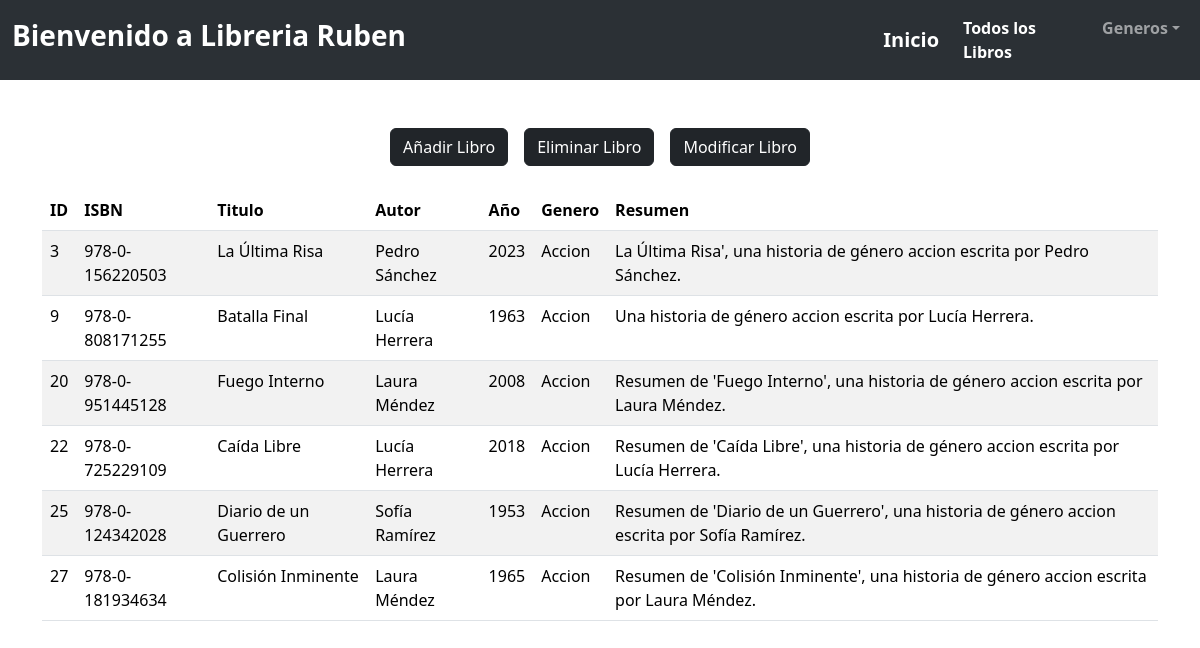
The page /genero_accion.php on the database its author committed.
### tables this page shows
CREATE TABLE libros (
	id INT AUTO_INCREMENT PRIMARY KEY,
    isbn VARCHAR(20) UNIQUE NOT NULL,
    titulo VARCHAR(255),
    autor VARCHAR(255),
    anio YEAR,
    genero VARCHAR(100),
    resumen TEXT
);

### funciones_bd.php (called while the page is built, shortened)
<?php
function genero_accion()
{
  $host =  "localhost";
  $user =  "librouser";
  $pwd = "passworduser";
  $database = "Ruben_Rguez_BD";
  try {
    $conexion = mysqli_connect($host, $user, $pwd);
    mysqli_select_db($conexion, $database);
    $consulta = mysqli_query($conexion, "select * from libros where genero = 'accion'");
  } catch (Exception $e) {
    echo 'Acaba de ocorrer un erro :' . $e->getMessage();
  }
  return $consulta;
}

### genero_accion.php (the view, shortened to what this page needs)
<?php
include_once('funciones_bd.php');
$consulta = genero_accion();
?>
<!DOCTYPE html>
<html lang="en">
<head>
    <link href="https://cdn.jsdelivr.net/npm/bootstrap@5.3.5/dist/css/bootstrap.min.css" rel="stylesheet">
</head>
<body>
    <nav class="navbar navbar-expand-lg bg-body-tertiary" data-bs-theme="dark">
        <div class="container-fluid">
            <div class="w-75 mx-auto">
                <span class="navbar-text">
                    <h3 class="text-white fw-bold">Bienvenido a Libreria Ruben</h3>
                </span>
            </div>
            <a class="navbar-brand" href="Inicio.php"><strong>Inicio</strong></a>
            <div class="collapse navbar-collapse" id="navbarSupportedContent">
                <ul class="navbar-nav me-auto mb-2 mb-lg-0">
                    <li class="nav-item">
                        <a class="nav-link active" aria-current="page" href="Consulta_total_libros.php"><strong>Todos los Libros</strong></a>
                    </li>
                    <li class="nav-item dropdown">
                        <a class="nav-link dropdown-toggle" href="#" role="button" data-bs-toggle="dropdown" aria-expanded="false"><strong>Generos</strong></a>
                    </li>
                </ul>
            </div>
        </div>
    </nav>
    <div class="container">
        <div class="d-flex justify-content-center gap-3">
            <a href="form_nuevo_libro.html" class="btn btn-dark">Añadir Libro</a>
            <a href="form_eliminar_libro.html" class="btn btn-dark">Eliminar Libro</a>
            <a href="form_modificar_libro.html" class="btn btn-dark">Modificar Libro</a>
        </div></br>
        <table class="table table-striped">
            <thead>
                <tr>
                    <th scope="col">ID</th>
                    <th scope="col">ISBN</th>
                    <th scope="col">Titulo</th>
                    <th scope="col">Autor</th>
                    <th scope="col">Año</th>
                    <th scope="col">Genero</th>
                    <th scope="col">Resumen</th>
                </tr>
            </thead>
            <tbody>
                <?php
                while ($fila = mysqli_fetch_array($consulta, MYSQLI_ASSOC)) {
                    echo "<tr>";
                    echo "<td>{$fila['id']}</td>";
                    echo "<td>{$fila['isbn']}</td>";
                    echo "<td>{$fila['titulo']}</td>";
                    echo "<td>{$fila['autor']}</td>";
                    echo "<td>{$fila['anio']}</td>";
                    echo "<td>{$fila['genero']}</td>";
                    echo "<td>{$fila['resumen']}</td>";
                    echo "</tr>";
                }
                ?>
            </tbody>
        </table>
    </div>
</body>
</html>

### rows shown on the page
libros: id "3", isbn "978-0-156220503", titulo "La Última Risa", autor "Pedro Sánchez", anio "2023", genero "Accion", resumen "La Última Risa', una historia de género accion escrita por Pedro Sánchez."
libros: id "9", isbn "978-0-808171255", titulo "Batalla Final", autor "Lucía Herrera", anio "1963", genero "Accion", resumen "Una historia de género accion escrita por Lucía Herrera."
libros: id "20", isbn "978-0-951445128", titulo "Fuego Interno", autor "Laura Méndez", anio "2008", genero "Accion", resumen "Resumen de 'Fuego Interno', una historia de género accion escrita por Laura Méndez."
libros: id "22", isbn "978-0-725229109", titulo "Caída Libre", autor "Lucía Herrera", anio "2018", genero "Accion", resumen "Resumen de 'Caída Libre', una historia de género accion escrita por Lucía Herrera."
libros: id "25", isbn "978-0-124342028", titulo "Diario de un Guerrero", autor "Sofía Ramírez", anio "1953", genero "Accion", resumen "Resumen de 'Diario de un Guerrero', una historia de género accion escrita por Sofía Ramírez."
libros: id "27", isbn "978-0-181934634", titulo "Colisión Inminente", autor "Laura Méndez", anio "1965", genero "Accion", resumen "Resumen de 'Colisión Inminente', una historia de género accion escrita por Laura Méndez."
